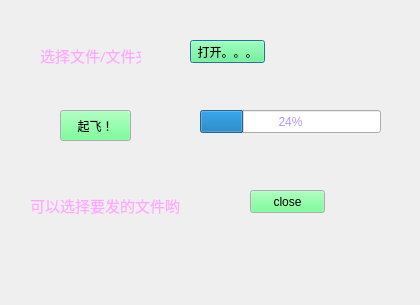
<?xml version="1.0" encoding="UTF-8"?>
<ui version="4.0">
 <class>Server</class>
 <widget class="QDialog" name="Server">
  <property name="geometry">
   <rect>
    <x>0</x>
    <y>0</y>
    <width>420</width>
    <height>305</height>
   </rect>
  </property>
  <property name="palette">
   <palette>
    <active>
     <colorrole role="WindowText">
      <brush brushstyle="SolidPattern">
       <color alpha="255">
        <red>255</red>
        <green>170</green>
        <blue>255</blue>
       </color>
      </brush>
     </colorrole>
     <colorrole role="Button">
      <brush brushstyle="SolidPattern">
       <color alpha="255">
        <red>85</red>
        <green>255</green>
        <blue>127</blue>
       </color>
      </brush>
     </colorrole>
     <colorrole role="Text">
      <brush brushstyle="SolidPattern">
       <color alpha="255">
        <red>178</red>
        <green>152</green>
        <blue>255</blue>
       </color>
      </brush>
     </colorrole>
     <colorrole role="ToolTipText">
      <brush brushstyle="SolidPattern">
       <color alpha="255">
        <red>85</red>
        <green>85</green>
        <blue>255</blue>
       </color>
      </brush>
     </colorrole>
    </active>
    <inactive>
     <colorrole role="WindowText">
      <brush brushstyle="SolidPattern">
       <color alpha="255">
        <red>255</red>
        <green>170</green>
        <blue>255</blue>
       </color>
      </brush>
     </colorrole>
     <colorrole role="Button">
      <brush brushstyle="SolidPattern">
       <color alpha="255">
        <red>85</red>
        <green>255</green>
        <blue>127</blue>
       </color>
      </brush>
     </colorrole>
     <colorrole role="Text">
      <brush brushstyle="SolidPattern">
       <color alpha="255">
        <red>178</red>
        <green>152</green>
        <blue>255</blue>
       </color>
      </brush>
     </colorrole>
     <colorrole role="ToolTipText">
      <brush brushstyle="SolidPattern">
       <color alpha="255">
        <red>85</red>
        <green>85</green>
        <blue>255</blue>
       </color>
      </brush>
     </colorrole>
    </inactive>
    <disabled>
     <colorrole role="WindowText">
      <brush brushstyle="SolidPattern">
       <color alpha="255">
        <red>120</red>
        <green>120</green>
        <blue>120</blue>
       </color>
      </brush>
     </colorrole>
     <colorrole role="Button">
      <brush brushstyle="SolidPattern">
       <color alpha="255">
        <red>85</red>
        <green>255</green>
        <blue>127</blue>
       </color>
      </brush>
     </colorrole>
     <colorrole role="Text">
      <brush brushstyle="SolidPattern">
       <color alpha="255">
        <red>120</red>
        <green>120</green>
        <blue>120</blue>
       </color>
      </brush>
     </colorrole>
     <colorrole role="ToolTipText">
      <brush brushstyle="SolidPattern">
       <color alpha="255">
        <red>85</red>
        <green>85</green>
        <blue>255</blue>
       </color>
      </brush>
     </colorrole>
    </disabled>
   </palette>
  </property>
  <property name="windowTitle">
   <string>Dialog</string>
  </property>
  <property name="sizeGripEnabled">
   <bool>false</bool>
  </property>
  <property name="modal">
   <bool>false</bool>
  </property>
  <widget class="QLabel" name="label_3">
   <property name="geometry">
    <rect>
     <x>40</x>
     <y>40</y>
     <width>101</width>
     <height>31</height>
    </rect>
   </property>
   <property name="font">
    <font>
     <family>宋体</family>
     <pointsize>11</pointsize>
     <italic>false</italic>
    </font>
   </property>
   <property name="autoFillBackground">
    <bool>false</bool>
   </property>
   <property name="text">
    <string>选择文件/文件夹</string>
   </property>
   <property name="wordWrap">
    <bool>false</bool>
   </property>
  </widget>
  <widget class="QLabel" name="sStatusLbl">
   <property name="geometry">
    <rect>
     <x>30</x>
     <y>190</y>
     <width>151</width>
     <height>31</height>
    </rect>
   </property>
   <property name="font">
    <font>
     <family>宋体</family>
     <pointsize>11</pointsize>
    </font>
   </property>
   <property name="text">
    <string>可以选择要发的文件哟~</string>
   </property>
  </widget>
  <widget class="QPushButton" name="sOpenBtn">
   <property name="geometry">
    <rect>
     <x>190</x>
     <y>40</y>
     <width>75</width>
     <height>23</height>
    </rect>
   </property>
   <property name="text">
    <string>打开。。。</string>
   </property>
  </widget>
  <widget class="QPushButton" name="sCloseBtn">
   <property name="geometry">
    <rect>
     <x>250</x>
     <y>190</y>
     <width>75</width>
     <height>23</height>
    </rect>
   </property>
   <property name="text">
    <string>close</string>
   </property>
  </widget>
  <widget class="QPushButton" name="sSendBtn">
   <property name="geometry">
    <rect>
     <x>60</x>
     <y>110</y>
     <width>71</width>
     <height>31</height>
    </rect>
   </property>
   <property name="text">
    <string>起飞！</string>
   </property>
  </widget>
  <widget class="QProgressBar" name="progressBar">
   <property name="geometry">
    <rect>
     <x>200</x>
     <y>110</y>
     <width>181</width>
     <height>23</height>
    </rect>
   </property>
   <property name="value">
    <number>24</number>
   </property>
  </widget>
 </widget>
 <resources/>
 <connections/>
</ui>
